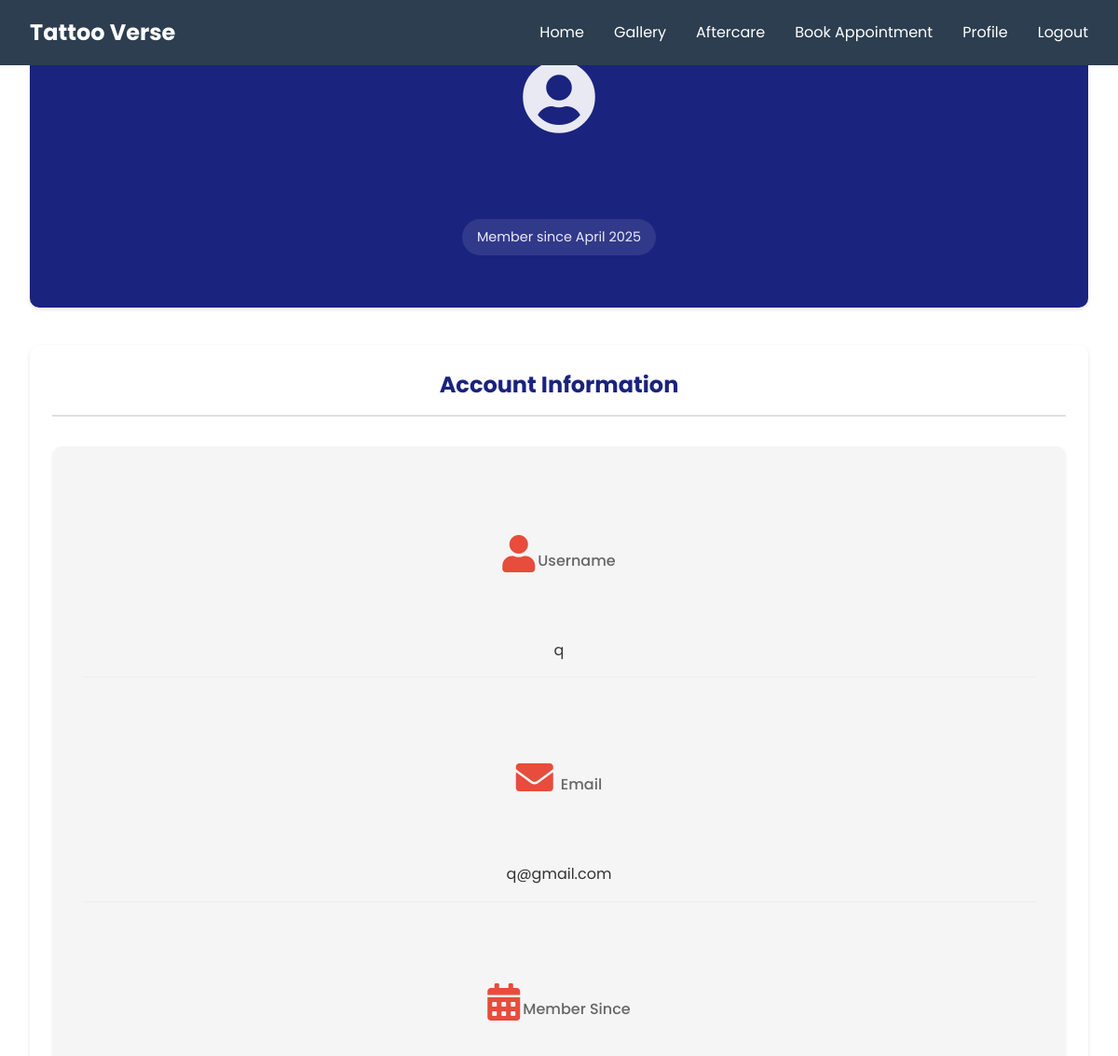
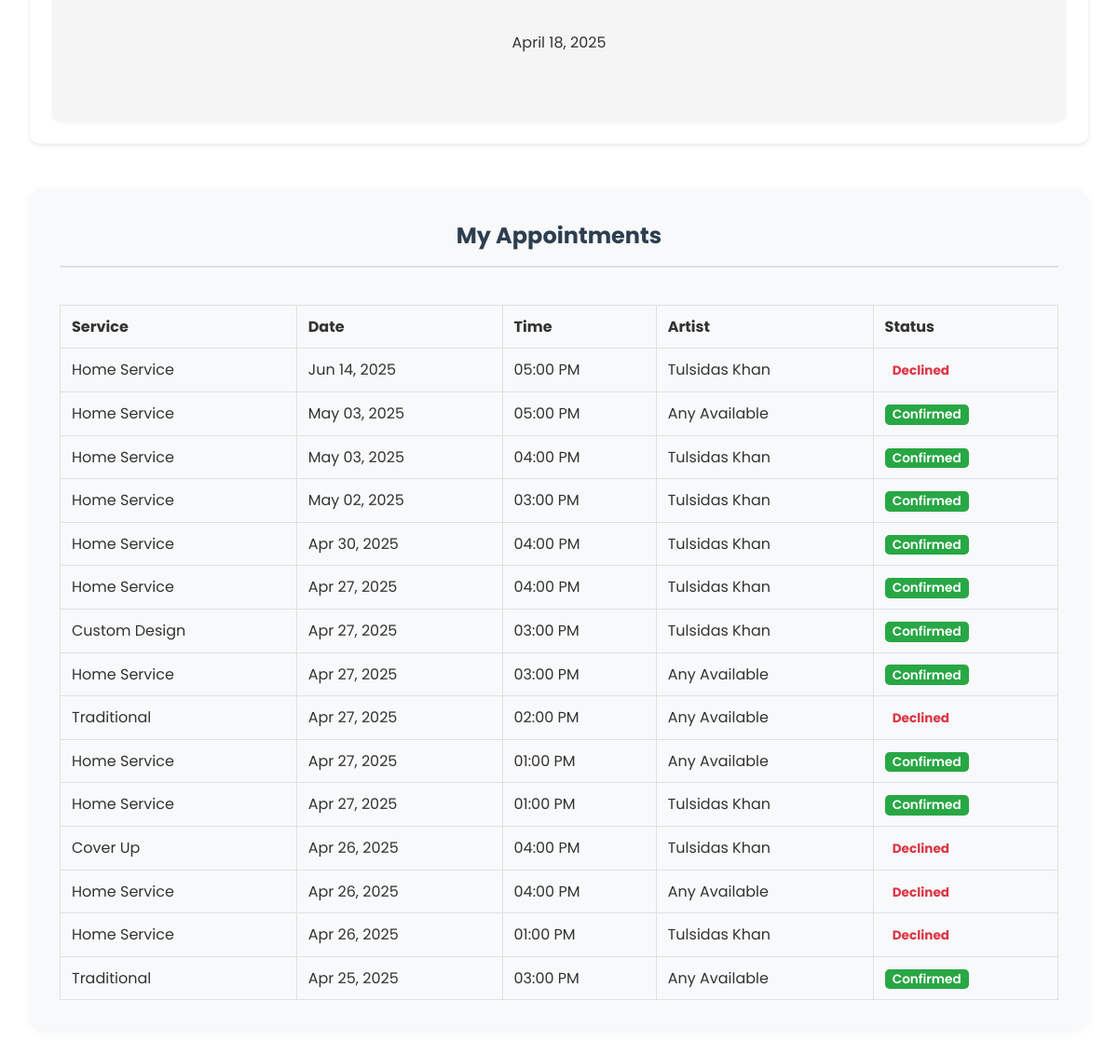
Page /tt/profile.php (signed in) on the committed database (2 pictures, top to bottom).
### tables this page shows
CREATE TABLE `users` (
  `id` int(11) NOT NULL,
  `username` varchar(50) NOT NULL,
  `email` varchar(100) NOT NULL,
  `password` varchar(255) NOT NULL,
  `role` enum('client','artist','admin') NOT NULL DEFAULT 'client',
  `specialization` varchar(100) DEFAULT NULL,
  `image_path` varchar(255) DEFAULT NULL,
  `profile_image` varchar(255) DEFAULT NULL,
  `created_at` timestamp NOT NULL DEFAULT current_timestamp()
);

CREATE TABLE `appointments` (
  `id` int(11) NOT NULL,
  `user_id` int(11) NOT NULL,
  `artist_id` int(11) DEFAULT NULL,
  `service_type` varchar(50) NOT NULL,
  `appointment_date` date NOT NULL,
  `appointment_time` time NOT NULL,
  `notes` text DEFAULT NULL,
  `is_home_service` tinyint(1) DEFAULT 0,
  `address` text DEFAULT NULL,
  `price` decimal(10,2) NOT NULL DEFAULT 0.00,
  `status` enum('pending','confirmed','completed','cancelled') DEFAULT 'pending',
  `created_at` timestamp NOT NULL DEFAULT current_timestamp()
);

### tt/profile.php (the view, shortened to what this page needs)
<?php
include 'config/database.php';
$user_id = $_SESSION['user_id'];
try {
    $stmt = $pdo->prepare("SELECT username, email, created_at FROM users WHERE id = ?");
    $stmt->execute([$user_id]);
    $user = $stmt->fetch();
    $stmt = $pdo->prepare("
        SELECT
            app.id,
            app.service_type,
            app.appointment_date,
            app.appointment_time,
            app.status,
            COALESCE(u.username, 'Any Available') as artist_name
        FROM appointments app
        LEFT JOIN users u ON app.artist_id = u.id AND u.role = 'artist'
        WHERE app.user_id = ?
        ORDER BY app.appointment_date DESC, app.appointment_time DESC
    ");
    $stmt->execute([$user_id]);
    $appointments = $stmt->fetchAll(PDO::FETCH_ASSOC);
} catch(PDOException $e) {
    $error = "Failed to load profile data.";
    error_log($e->getMessage());
}
?>
<!DOCTYPE html>
<html lang="en">
<head>
    <link rel="stylesheet" href="css/style.css">
    <link rel="stylesheet" href="https://cdnjs.cloudflare.com/ajax/libs/font-awesome/5.15.4/css/all.min.css">
</head>
<body>
    <?php include 'includes/nav.php'; ?>
    <main class="profile-page">
        <div class="container">
            <div class="profile-header">
                <div class="profile-avatar">
                    <i class="fas fa-user-circle"></i>
                    <h1><?php echo htmlspecialchars($user['username']); ?></h1>
                    <span class="member-status">Member since <?php echo date('F Y', strtotime($user['created_at'])); ?></span>
                </div>
            </div>
            <div class="profile-section">
                <h2>Account Information</h2>
                <div class="info-card">
                    <div class="info-row">
                        <div class="info-label"><i class="fas fa-user"></i>Username</div>
                        <div class="info-value"><?php echo htmlspecialchars($user['username']); ?></div>
                    </div>
                    <div class="info-row">
                        <div class="info-label"><i class="fas fa-envelope"></i>Email</div>
                        <div class="info-value"><?php echo htmlspecialchars($user['email']); ?></div>
                    </div>
                    <div class="info-row">
                        <div class="info-label"><i class="fas fa-calendar-alt"></i>Member Since</div>
                        <div class="info-value"><?php echo date('F j, Y', strtotime($user['created_at'])); ?></div>
                    </div>
                </div>
            </div>
            <div class="profile-section appointments-section">
                <h2>My Appointments</h2>
                <?php if (empty($appointments)): ?>
                    <p class="no-appointments">You have no appointments booked yet. <a href="appointments.php">Book Now!</a></p>
                <?php else: ?>
                    <div class="table-responsive">
                        <table class="appointments-table">
                            <thead>
                                <tr>
                                    <th>Service</th>
                                    <th>Date</th>
                                    <th>Time</th>
                                    <th>Artist</th>
                                    <th>Status</th>
                                </tr>
                            </thead>
                            <tbody>
                                <?php foreach ($appointments as $app): ?>
                                    <?php
                                        $rawStatus = $app['status'] ?? null;
                                        $safeStatus = htmlspecialchars($rawStatus ?? '');
                                        $statusText = ucfirst($safeStatus);
                                        $statusClass = 'status-' . strtolower($safeStatus);
                                        if (empty(trim($statusText))) {
                                            $statusText = 'Declined';
                                            $statusClass = 'status-unknown';
                                        }
                                    ?>
                                    <tr>
                                        <td data-label="Service"><?php echo htmlspecialchars($app['service_type']); ?></td>
                                        <td data-label="Date"><?php echo htmlspecialchars(date('M d, Y', strtotime($app['appointment_date']))); ?></td>
                                        <td data-label="Time"><?php echo htmlspecialchars(date('h:i A', strtotime($app['appointment_time']))); ?></td>
                                        <td data-label="Artist"><?php echo htmlspecialchars($app['artist_name'] ?? 'N/A'); ?></td>
                                        <td data-label="Status">
                                            <span class="status-badge <?php echo $statusClass; ?>">
                                                <?php echo $statusText; ?>
                                            </span>
                                        </td>
                                    </tr>
                                <?php endforeach; ?>
                            </tbody>
                        </table>
                    </div>
                <?php endif; ?>
            </div>
        </div>
    </main>
</body>
</html>

### tt/includes/nav.php (shortened to what this page needs)
<header class="header">
    <nav class="nav-container">
        <a href="index.php" class="logo">Tattoo Verse</a>
        <div class="navbar-links" id="navbar-links">
            <ul class="nav-menu">
                <li><a href="index.php">Home</a></li>
                <li><a href="gallery.php">Gallery</a></li>
                <li><a href="aftercare.php">Aftercare</a></li>
                <?php if (isset($_SESSION['user_id'])): ?>
                    <?php if ($_SESSION['role'] === 'admin'): ?>
                        <li><a href="admin_dashboard.php">Admin Dashboard</a></li>
                        <li><a href="admin_logout.php">Admin Logout</a></li>
                    <?php else:  ?>
                        <li><a href="appointments.php">Book Appointment</a></li>
                        <li><a href="profile.php">Profile</a></li>
                        <li><a href="logout.php">Logout</a></li>
                    <?php endif; ?>
                <?php else:  ?>
                    <li><a href="appointments.php">Book Appointment</a></li>
                    <li><a href="admin_login.php">Admin Login</a></li>
                    <li><a href="login.php">Login</a></li>
                <?php endif; ?>
            </ul>
        </div>
    </nav>
</header>

### tt/css/style.css (style rules this page uses)
* { margin: 0; padding: 0; box-sizing: border-box; }
:root { --primary-color: #2c3e50; --secondary-color: #e74c3c; --text-color: #333; --light-bg: #f5f5f5; }
body { font-family: 'Poppins', sans-serif; line-height: 1.6; color: var(--text-color); }
.header { background-color: var(--primary-color); padding: 1rem 0; position: fixed; width: 100%; top: 0; z-index: 1000; }
.nav-container { max-width: 1200px; margin: 0 auto; display: flex; justify-content: space-between; align-items: center; padding: 0 2rem; position: relative; }
.logo { color: white; font-size: 1.5rem; font-weight: bold; text-decoration: none; }
.nav-menu { display: flex; list-style: none; }
.nav-menu li { margin-left: 2rem; }
.nav-menu a { color: white; text-decoration: none; transition: color 0.3s; }
.container { max-width: 1200px; margin: 0 auto; padding: 0 2rem; }
.profile-page { padding: 2rem 0; }
.profile-header { margin-bottom: 2.5rem; text-align: center; padding: 2rem; background: #1a237e; border-radius: 10px; color: white; box-shadow: 0 2px 4px rgba(0, 0, 0, 0.1); }
.profile-avatar { margin-bottom: 1.5rem; }
.profile-avatar i { font-size: 5rem; color: rgba(255, 255, 255, 0.9); margin-bottom: 1rem; }
.profile-avatar h1 { font-size: 2rem; margin: 0.5rem 0; color: white; }
.member-status { display: inline-block; background: rgba(255, 255, 255, 0.1); padding: 0.5rem 1rem; border-radius: 20px; font-size: 0.9rem; color: rgba(255, 255, 255, 0.9); }
.profile-header h1 { color: #1a237e; font-size: 2rem; margin-bottom: 1rem; }
.profile-section { background: #fff; border-radius: 10px; padding: 1.5rem; box-shadow: 0 2px 4px rgba(0, 0, 0, 0.1); }
.profile-section h2 { color: #1a237e; font-size: 1.5rem; margin-bottom: 2rem; padding-bottom: 0.75rem; border-bottom: 2px solid #e0e0e0; text-align: center; }
.profile-section.appointments-section { margin-top: 3rem; background: #f8f9fa; padding: 2rem; border-radius: 15px; }
.info-card { background: #f8f9fa; padding: 1.5rem; border-radius: 8px; box-shadow: 0 2px 4px rgba(0, 0, 0, 0.05); }
.info-row { display: flex; align-items: center; padding: 1rem; border-bottom: 1px solid #eee; }
.info-row:last-child { border-bottom: none; }
.info-label { flex: 0 0 150px; color: #666; font-weight: 500; display: flex; align-items: center; }
.info-label i { margin-right: 0.5rem; color: #1a237e; width: 20px; }
.info-value { flex: 1; color: #333; }
.info-row { margin-bottom: 1.5rem; }
.info-card { text-align: center; padding: 2rem; background-color: var(--light-bg); border-radius: 10px; transition: transform 0.3s; }
.info-card i { font-size: 2.5rem; color: var(--secondary-color); margin-bottom: 1rem; }
.status-badge { display: inline-block; padding: 0.3em 0.6em; font-size: 0.85em; font-weight: 600; line-height: 1; text-align: center; white-space: nowrap; vertical-align: baseline; border-radius: 0.3rem; color: #fff; text-transform: capitalize; }
.status-badge.status-confirmed { background-color: #28a745; color: #fff; }
.info-row { display: flex; flex-direction: column; gap: 0.5rem; }

### tt/profile.php (style rules this page uses)
.appointments-section { margin-top: 2rem; background-color: #fff; padding: 2rem; border-radius: 8px; box-shadow: 0 2px 10px rgba(0,0,0,0.05); }
.appointments-section h2 { margin-top: 0; margin-bottom: 1.5rem; text-align: center; color: var(--primary-color); }
.appointments-table { width: 100%; border-collapse: collapse; margin-top: 1rem; }
.appointments-table th, .appointments-table td { border: 1px solid #e0e0e0; padding: 10px 12px; text-align: left; vertical-align: middle; }
.appointments-table th { background-color: #f8f9fa; }
.status-badge.status-unknown { color: #dc3545; font-weight: bold; }
.table-responsive { overflow-x: auto; }
.info-label { display: flex; align-items: center; gap: 10px; }
.info-card .info-row:nth-child(2) .info-label { gap: 20px; }

### rows in the picture
users: created_at "April 2025", username "q", email "q@gmail.com", created_at "April 18, 2025"
appointments: service_type "Home Service", appointment_date "Jun 14, 2025", appointment_time "05:00 PM", artist_name "Tulsidas Khan", status "Declined"
appointments: service_type "Home Service", appointment_date "May 03, 2025", appointment_time "05:00 PM", artist_name "Any Available", status "Confirmed"
appointments: service_type "Home Service", appointment_date "May 03, 2025", appointment_time "04:00 PM", artist_name "Tulsidas Khan", status "Confirmed"
appointments: service_type "Home Service", appointment_date "May 02, 2025", appointment_time "03:00 PM", artist_name "Tulsidas Khan", status "Confirmed"
appointments: service_type "Home Service", appointment_date "Apr 30, 2025", appointment_time "04:00 PM", artist_name "Tulsidas Khan", status "Confirmed"
appointments: service_type "Home Service", appointment_date "Apr 27, 2025", appointment_time "04:00 PM", artist_name "Tulsidas Khan", status "Confirmed"
appointments: service_type "Custom Design", appointment_date "Apr 27, 2025", appointment_time "03:00 PM", artist_name "Tulsidas Khan", status "Confirmed"
appointments: service_type "Home Service", appointment_date "Apr 27, 2025", appointment_time "03:00 PM", artist_name "Any Available", status "Confirmed"
appointments: service_type "Traditional", appointment_date "Apr 27, 2025", appointment_time "02:00 PM", artist_name "Any Available", status "Declined"
appointments: service_type "Home Service", appointment_date "Apr 27, 2025", appointment_time "01:00 PM", artist_name "Any Available", status "Confirmed"
appointments: service_type "Home Service", appointment_date "Apr 27, 2025", appointment_time "01:00 PM", artist_name "Tulsidas Khan", status "Confirmed"
appointments: service_type "Cover Up", appointment_date "Apr 26, 2025", appointment_time "04:00 PM", artist_name "Tulsidas Khan", status "Declined"
appointments: service_type "Home Service", appointment_date "Apr 26, 2025", appointment_time "04:00 PM", artist_name "Any Available", status "Declined"
appointments: service_type "Home Service", appointment_date "Apr 26, 2025", appointment_time "01:00 PM", artist_name "Tulsidas Khan", status "Declined"
appointments: service_type "Traditional", appointment_date "Apr 25, 2025", appointment_time "03:00 PM", artist_name "Any Available", status "Confirmed"
